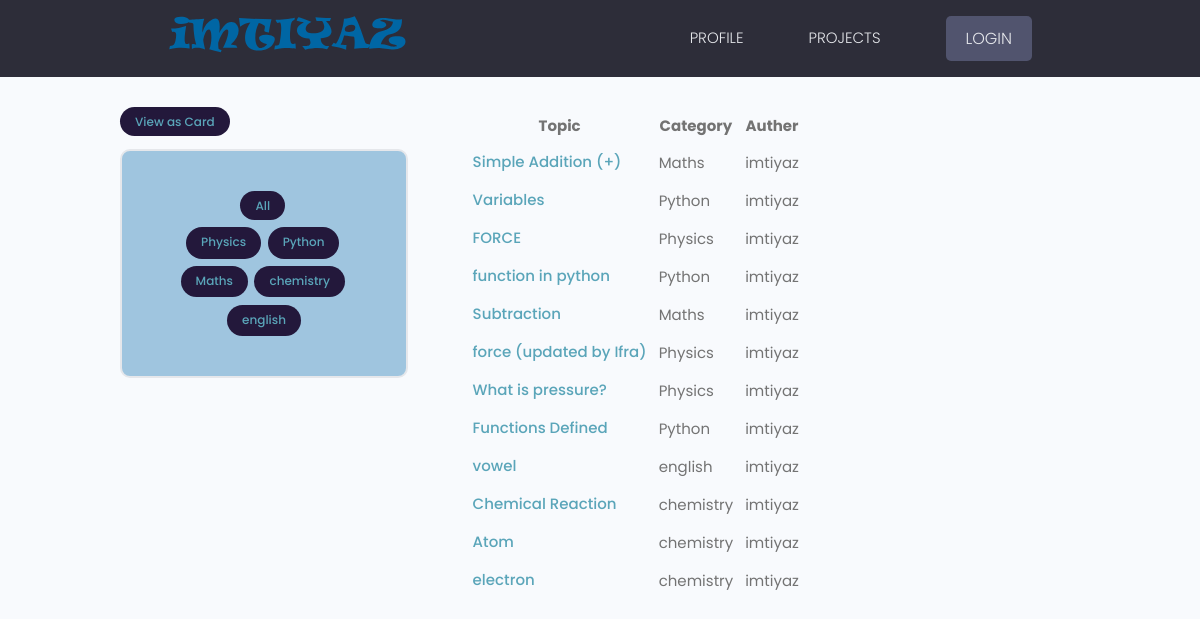
Screenshot of /blog_TableList with the database file from the repository.
### blog/models.py (models this page shows, shortened)
class Category(models.Model):
    name = models.CharField(max_length=50, null=True, blank=True)
    cat_intro = models.TextField(null=True, blank=True)
    id = models.UUIDField(default = uuid.uuid4, unique=True, primary_key=True, editable=False)
    def __str__(self):
        return (self.name)

class Blog(models.Model):
    blgoTiltle = models.CharField(max_length=50, null=True, blank=True)
    blgocreatedDate = models.DateField(auto_now_add=True)
    blgoauther=models.ForeignKey(Profile, on_delete=CASCADE, null=True, blank=True)
    blogCategory = models.ForeignKey(Category, on_delete=CASCADE, null=True, blank=True)
    blgoDetails = RichTextField(null=True, blank=True)
    blogImage = models.ImageField(null=True, blank=True, upload_to='blog_images/', default ='blog_images/default.jpeg')
    id = models.UUIDField(default = uuid.uuid4, unique=True, primary_key=True, editable=False)

### users/models.py (models this page shows)
class Profile(models.Model):
    user = models.OneToOneField(User, on_delete =models.CASCADE, null = True, blank=True)
    name = models.CharField(max_length=200, null=True, blank=True)
    email = models.EmailField(max_length=200, null=True, blank=True)
    profile_picture = models.ImageField(null=True, blank=True, upload_to='profile_images/', default ='profile_images/imtiyaz.jpeg')
    intro = models.TextField(null=True, blank=True)
    Bio = models.TextField(null=True, blank=True)
    username = models.CharField(max_length=200, null=True, blank=True)
    tel = models.CharField(max_length=15)
    twitter_ac = models.CharField(max_length=100, null=True, blank=True)
    facebook_ac = models.CharField(max_length=100, null=True, blank=True)
    gitHub_ac = models.CharField(max_length=100, null=True, blank=True)
    linkedin_ac = models.CharField(max_length=100, null=True, blank=True)
    cv_doc =models.FileField(null=True, blank=True, upload_to='CV/', default ='CV/ImtiyazCV.pdf')
    createdDate = models.DateTimeField(auto_now_add=True)
    id = models.UUIDField(default = uuid.uuid4, unique=True, primary_key=True, editable=False)
    def __str__(self):
        return str(self.user.username)

### blog/views.py (the view)
# urls.py: path('blog_TableList', views.blogTableList, name='blog_TableList'),
def blogTableList(request):
    category =request.GET.get('category')
    if category == None:
        blogTableList = Blog.objects.all()
    else:
        blogTableList = Blog.objects.filter(blogCategory__name=category)
    categoryList = Category.objects.all()
    context= {'blogList':blogTableList, 'categoryList':categoryList}
    return render(request, 'blog/blogTableList.html', context)

### blog/templates/blog/blogTableList.html (shortened to what this page needs)
{% extends 'main.html' %}
{% load static %}
{% block content %}
 <div class="container">
 <div class="layout">
    <div class="column column--1of3">
        <a class="tag tag--pill tag--main" href="{% url 'blog_list' %}">View as Card</a>
        <div class="card text-center">
          <div class="card__body dev">
            <a class="tag tag--pill tag--main" href="{% url 'blog_TableList' %}">All</a>
        <ul>
            {% for cat in categoryList %}
                <li class="tag tag--pill tag--main" style= "list-style:None">
                 <a href="{% url 'blog_TableList' %}?category={{cat.name}}">{{cat.name}}</a>
                </li>
             {% endfor %}
        </ul>
        </div>
        </div>
      </div>
    <div class="column column--2of3">
    <div class="devInfo">
    <table >
        <thead>
            <tr >
                <th style="padding:5px">Topic</th>
                <th style="padding:5px">Category</th>
                <th style="padding:5px">Auther</th>
                <th style="padding:5px"></th>
                <th style="padding:5px"></th>
            </tr>
        </thead>
        <tbody>
            {% for Blog in blogList %}
            <tr>
                <td style="padding:5px" ><a href="{% url 'blog_Details' Blog.id %}">{{Blog.blgoTiltle}}</a></td>
                <td style="padding:5px">{{Blog.blogCategory}}</td>
                <td style="padding:5px">{{Blog.blgoauther}}</td>
            </tr>
            {% endfor %}
        </tbody>
    </table>
     </div>
    </div>
    </div>
</div>
{% endblock content %}

### static/style/app.css (style rules this page uses)
:root { --color-sub: #2d2d39; }
.card { border: 2px solid var(--color-light); }
.profile .card > .dev { padding: 4rem; }
.devInfo { margin-bottom: 3rem; }

### static/uikit/styles/modules/_variables.css (style rules this page uses)
:root { --color-main: #5aa5b9; --color-main-light: #e6faff; --color-sub: #3f4156; --color-sub-light: #51546e; --color-sub-lighter: #ededfd; --color-text: #737373; --color-gray: #8b8b8b; --color-light: #e5e7eb; --color-light-gray: #767676; --color-bg: #f8fafd; --color-white: rgb(159, 197, 223); --color-white-light: #0d6597; --color-success: #359e64; --color-success-bg: #def8e8; --color-error: #fc4b0b; --color-error-bg: #fff2ee; --font-base: 'Poppins', arial, helvetica, 'Segoe UI', roboto, ubuntu, sans-serif; --font-monospace: 'Fira Code', 'Courier New', courier, monospace; --font-regular: 300; --font-medium: 500; --font-bold: 700; --generic-shadow: 1px 1px 5px #00000010; --generic-transition: all 0.3s ease-in-out; }

### static/uikit/styles/modules/_base.css (style rules this page uses)
* { margin: 0; padding: 0; box-sizing: border-box; text-rendering: optimizeLegibility; color: inherit; font-size: inherit; }
html { font-size: 50%; }
@media only screen and (min-width: 480px) { html { font-size: 56.25%; } }
@media only screen and (min-width: 1200px) { html { font-size: 62.5%; } }
body { line-height: 1.6; font-weight: 400; font-size: 1.5rem; color: var(--color-text); background-color: var(--color-bg); min-height: 100vh; }

### static/uikit/styles/modules/_typography.css (style rules this page uses)
* { font-family: var(--font-base); }
a { padding-bottom: 2px; text-decoration: none; display: inline-block; color: var(--color-main); font-weight: var(--font-medium); }

### static/uikit/styles/modules/_utilities.css (style rules this page uses)
.container { width: 92%; max-width: 165rem; margin: 0 auto; box-sizing: border-box; }
@media screen and (min-width: 1000px) { .container { width: 90%; } }
@media screen and (min-width: 1200px) { .container { width: 80%; } }
.text-center { text-align: center; }

### static/uikit/styles/modules/_card.css (style rules this page uses)
.card { border-radius: 1rem; background-color: var(--color-white); border: 1.5px solid var(--color-light); width: auto; height: auto; margin-top: 0.5rem; margin-bottom: 0.5rem; overflow: hidden; }
.card__body, .card__header { padding: 2rem 2.5rem; }

### static/uikit/styles/modules/_tag.css (style rules this page uses)
.tag { display: inline-flex; align-items: center; background-color: var(--color-sub); height: -webkit-fit-content; height: -moz-fit-content; height: fit-content; width: -webkit-fit-content; width: -moz-fit-content; width: fit-content; border-radius: 0.5rem; padding: 0.5rem 1.5rem; font-size: 1.2rem; cursor: pointer; }
.tag:not(:last-child) { margin-right: 0.25rem; margin-bottom: 0.75rem; }
.tag--pill { border-radius: 5rem; }
.tag--main, .tag--main > small { background: rgb(35, 24, 59); color: var(--color-main); font-weight: 500; }

### static/uikit/styles/modules/_layout.css (style rules this page uses)
.layout { display: flex; flex-flow: row wrap; justify-content: space-between; }
.layout > .column { margin-bottom: 3rem; }
.layout > .column.column--1of3 { flex-basis: 30%; }
.layout > .column.column--2of3 { flex-basis: 64%; }

### rows the page displays
Category: name "Physics"
Category: name "Python"
Category: name "Maths"
Category: name "chemistry"
Category: name "english"
Blog: blgoTiltle "Simple Addition (+)", blogCategory "Maths", blgoauther "imtiyaz"
Blog: blgoTiltle "Variables", blogCategory "Python", blgoauther "imtiyaz"
Blog: blgoTiltle "FORCE", blogCategory "Physics", blgoauther "imtiyaz"
Blog: blgoTiltle "function in python", blogCategory "Python", blgoauther "imtiyaz"
Blog: blgoTiltle "Subtraction", blogCategory "Maths", blgoauther "imtiyaz"
Blog: blgoTiltle "force (updated by Ifra)", blogCategory "Physics", blgoauther "imtiyaz"
Blog: blgoTiltle "What is pressure?", blogCategory "Physics", blgoauther "imtiyaz"
Blog: blgoTiltle "Functions Defined", blogCategory "Python", blgoauther "imtiyaz"
Blog: blgoTiltle "vowel", blogCategory "english", blgoauther "imtiyaz"
Blog: blgoTiltle "Chemical Reaction", blogCategory "chemistry", blgoauther "imtiyaz"
Blog: blgoTiltle "Atom", blogCategory "chemistry", blgoauther "imtiyaz"
Blog: blgoTiltle "electron", blogCategory "chemistry", blgoauther "imtiyaz"
